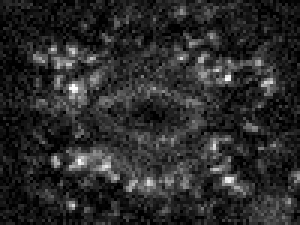
#> input picture CESA3_1/CESA3-GCs-mature/CESA3-12-mature/12-white/GFP-CESA3 120021.tif, 100 x 75 px, given in place of GFP-CESA3 120000.tif, which was not available (shown 3 times larger)
$ python main.py
#> lines starting #> are read from the running program, lines starting #| are printed output that depends on the picture; after the words box and inside, x2 and y2 are one past the last pixel; in counts of white or black regions, pixels touching at a corner belong together; pictures that were not available may be replaced by others from this repository, and a replacement may not be noted
### Trans.py
# encoding: utf8
"""将图片转为黑色图片"""

from skimage import io
import matplotlib.pyplot as plt

# 0->黑 100->亮
def load(img_path, threshold=150, pic_format='png'):
#> called with threshold = 200, pic_format = 'tif'
    if pic_format=='png':
        img = io.imread(img_path, as_gray=True)
    else:
        img = io.imread(img_path)
#> img is the input picture: shape (75, 100); min 0, max 255, mean 42.6
    # print(img)
    img[img < threshold] = 0
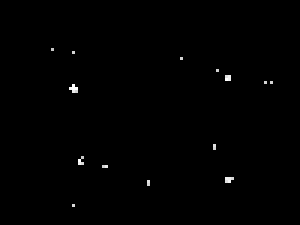
#> img: shape (75, 100) (shown 3 times larger); min 0, max 255, mean 1
    return img

### FindDot.py
# encoding: utf8
"""
找到每张图片中的亮点
可以用GMM模型
"""
import numpy as np
from skimage import io
import matplotlib.pyplot as plt

USE_CENTER_AS_LOC = True
min_cls = 2  # 一个聚类的最小单元
threshold = 250
threshold = threshold / 1000. /60 *5 /0.142

def judge(img, FLAG, stack, cur_x, cur_y, neighbor_x, neighbor_y, num_nodes, cluster):
    if neighbor_x < 0 or neighbor_x >= img.shape[0] or neighbor_y <0 or neighbor_y >= img.shape[1]:
        return FLAG, stack, num_nodes, img, cluster

    if FLAG[neighbor_x][neighbor_y] == 1 and img[neighbor_x][neighbor_y] <= img[cur_x][cur_y]:
        FLAG[neighbor_x][neighbor_y] = 0
        stack.append([neighbor_x, neighbor_y])
        cluster.append([neighbor_x, neighbor_y])
        num_nodes += 1
    return FLAG, stack, num_nodes, img, cluster


def gmm(img, x, y, FLAG):

    # 以(x, y)为中心点，按高斯分布
    current_center = [x, y]
    num_nodes = 1 # 这个族里面有多少个点

    cluster = [current_center]
    stack = [current_center]
    while len(stack) > 0:
        x, y = stack.pop()

        # 上下左右八个格子
        FLAG, stack, num_nodes, img, cluster = judge(img, FLAG, stack, x, y, x-1, y-1, num_nodes, cluster)
        FLAG, stack, num_nodes, img, cluster = judge(img, FLAG, stack, x, y, x-1, y, num_nodes, cluster)
        FLAG, stack, num_nodes, img, cluster = judge(img, FLAG, stack, x, y, x - 1, y +1, num_nodes, cluster)
        FLAG, stack, num_nodes, img, cluster = judge(img, FLAG, stack, x, y, x, y - 1, num_nodes, cluster)
        FLAG, stack, num_nodes, img, cluster = judge(img, FLAG, stack, x, y, x, y + 1, num_nodes, cluster)
        FLAG, stack, num_nodes, img, cluster = judge(img, FLAG, stack, x, y, x+1, y - 1, num_nodes, cluster)
        FLAG, stack, num_nodes, img, cluster = judge(img, FLAG, stack, x, y, x+1, y, num_nodes, cluster)
        FLAG, stack, num_nodes, img, cluster = judge(img, FLAG, stack, x, y, x + 1, y+1, num_nodes,cluster)


    FLAG[x][y] = 0
    for x, y in cluster:
        img[x][y] = 0

    # 计算中心点
    center_location = np.mean(cluster, axis=0)

    return img, FLAG, num_nodes, center_location


def GMMFind(img):

    """建立标记点"""
    FLAG = np.zeros(img.shape)  # 标记是否每个点都被对应好了
    FLAG[img > 0] = 1  # 将所有有颜色的点坐标标记为1

    # 建立族群点索引
    cluster_indices = []

    while True:
        if np.sum(img) == 0:
            break

        # find the index of the largest dot
        index = np.argmax(img)
        x = int(index/img.shape[1])
        y = index - img.shape[1]*x


        # gmm找到族
        img, FLAG, num_nodes, center_location = gmm(img, x, y, FLAG)
        if USE_CENTER_AS_LOC:  # 如果使用族群的位置中心作为中心
            cluster_indices.append([center_location, num_nodes])
        else:  # 使用族群最亮的点作为中心
            cluster_indices.append([[x, y], num_nodes])

        # io.imshow(img)
        # plt.show()
    # print(len(cluster_indices))

    # 将图中族群内节点数目 < 2的剔除
    def bigger_cls(x):
        return x[1] > min_cls
    cluster_indices = list(filter(bigger_cls, cluster_indices))

    return cluster_indices

# [4 lines left out: function _distance, not called in this run]

"""找前后两张图内 节点的对应关系"""
# [32 lines left out: function compare, not called in this run]


pixel_size = 0.142  # um
interval = 5  # s
# [24 lines left out: function calc_speed, not called in this run]

### main.py
# encoding: utf8
from skimage import io
import pandas as pd
import matplotlib.pyplot as plt
import numpy as np
import os
import sys
from Trans import load
from FindDot import GMMFind, compare, calc_speed
import input

"""
定义参数
"""


dir = input.directory
prefix = input.prefix
num_imgs = len(os.listdir(dir))
threshold = float(input.thedshold)
pic_format = input.pic_type


# 读取所有的图片
Clusters = []
center = []
for i in range(num_imgs):


    if i < 10:
        i = '000'+str(i)
    elif 10<= i < 100:
        i = '00' + str(i)
    elif i >= 100:
        i = '0'+str(i)

    img = load(dir+prefix + str(i) + '.'+pic_format, threshold=threshold, pic_format=pic_format)

    center = [img.shape[0]/2, img.shape[1]/2]
#> center = [37.5, 50]
    # img = load('imgs/1-white/visg-eb1b00'+str(i)+'.png', threshold=threshold)
    cls = GMMFind(img)
#> the loop in GMMFind, `while True:` made 15 passes
#> (index, x, y, center_location, num_nodes) on passes 1 to 7: (2675, 26, 75, [25.5, 75.5], 4), (2824, 28, 24, [29, 24.14], 7), (5326, 53, 26, [53.25, 26.5], 4), (6076, 60, 76, [59.4, 75.8], 5), (5535, 55, 35, [55, 34.5], 2), (4871, 48, 71, [48.5, 71], 2), (6049, 60, 49, [60.5, 49], 2)
#> (index, x, y, num_nodes) on passes 8 to 13: (6824, 68, 24, 1), (1724, 17, 24, 1), (1960, 19, 60, 1), (2788, 27, 88, 1), (2790, 27, 90, 1), (2372, 23, 72, 1)
#> pass 1, in GMMFind, `img, FLAG, num_nodes, center_location = gmm(img, x, y, FLAG)`:
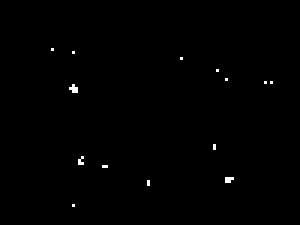
#> FLAG: shape (75, 100) float64 (shown 3 times larger); values 0 (black) and 1 (white), 0.39% white in thin lines or dots, all inside (x1, y1, x2, y2) = (17, 16, 91, 69)
#> after the loop in GMMFind, `while True:`:
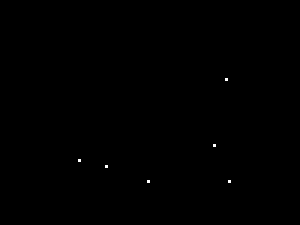
#> FLAG: shape (75, 100) float64 (shown 3 times larger); values 0 (black) and 1 (white), 0.08% white in thin lines or dots, all inside (x1, y1, x2, y2) = (26, 26, 77, 61)
#> after the loop in GMMFind, `while True:`: img: shape (75, 100); every value is 0
#> after the loop in GMMFind, `while True:`: cluster_indices = [[[25.5, 75.5], 4], [[29, 24.14], 7], [[53.25, 26.5], 4], [[59.4, 75.8], 5], [[55, 34.5], 2], [[48.5, 71], 2], [[60.5, 49], 2], [[68, 24], 1], [[17, 24], 1], [[19, 60], 1], [[27, 88], 1], [[27, 90], 1], [[23, 72], 1], [[16, 17], 1]]
#> in GMMFind, `cluster_indices = list(filter(bigger_cls, cluster_indices))`: cluster_indices = [[[25.5, 75.5], 4], [[29, 24.14], 7], [[53.25, 26.5], 4], [[59.4, 75.8], 5]]
#> cls has the same summary as cluster_indices in GMMFind
    Clusters.append(cls)


# 判断任意两张图点的对应关系
Seq = []
for i in range(0, num_imgs-1):
    corresponding = compare(Clusters[i], Clusters[i+1])
    Seq.append(corresponding)
#> after the loop, Seq = []


# 生成轨迹
import pickle
pickle.dump(Seq, open('Seq.pk', 'wb'))


trajectories = []
for i in range(0, len(Seq)-1):
    s = Seq[i]
    if len(trajectories) == 0:
        for c, next in s:
            trajectories.append([0, [c, next], 1])  # [start_img_index, [current_n, next_node]]
    else:
        for c, next in s:

            # 找有没有已经出现过的
            flag = 0
            for j, each_tra in enumerate(trajectories):
                [start_img_index, tra, end_img_index] = each_tra

                # 该层是该条轨迹的上一层，并且节点对应
                if end_img_index == i and tra[-1] == c:
                    tra.append(next)
                    trajectories[j] = [start_img_index, tra, i+1]
                    flag = 1
                    break

            # 新出现的一个轨迹
            if flag == 0:
                trajectories.append([i, [c, next], i+1])
#> this loop made 0 passes
#> after the loop, trajectories = []

inwards = 0
outwards = 0
inwards_speeds = []
outwards_speeds = []
for t in trajectories:
    first_img = t[0]
    last_img = t[-1]
    first_node = t[1][0]
    last_node = t[1][-1]

    first_location = Clusters[first_img][first_node][0]
    last_location = Clusters[last_img][last_node][0]

    # cosine similarity
    x_center = [center[0]-first_location[0], center[1]-first_location[1]]
    x_y = [last_location[0]-first_location[0], last_location[1]-first_location[1]]

    if x_center[0]*x_y[0] + x_center[1]*x_y[1] > 0:
        sp = calc_speed(t, Clusters)
        if 0 < sp < 1:
            inwards += 1
            inwards_speeds.append(sp)
    else:
        sp = calc_speed(t, Clusters)
        if 0 < sp < 1:
            outwards += 1
            outwards_speeds.append(sp)
#> after the loop, inwards = 0; inwards_speeds = []; outwards = 0; outwards_speeds = []
print('{2}:  inwards:{0}; outwards:{1}'.format(inwards, outwards, dir))
#| CESA3_1/CESA3-GCs-mature/CESA3-12-mature/12-white/:  inwards:0; outwards:0
# [6 lines of commented-out code are left out]
